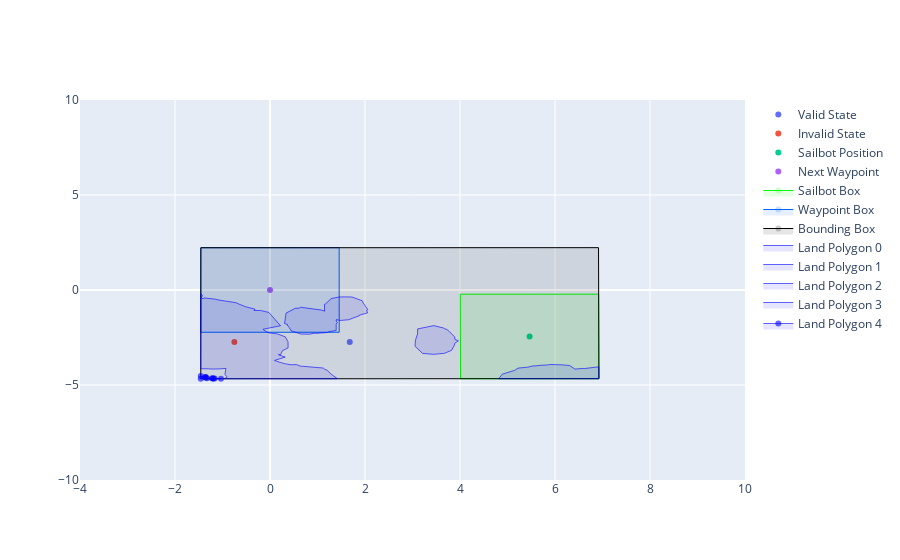

Here is the notebook cell this chart was saved with:
### Markdown cell above
Visual Verification of Creating Land Object

### Code cell
LAND = load_pkl("/workspaces/sailbot_workspace/src/local_pathfinding/land/pkl/land.pkl")

reference_point = HelperLatLon(latitude=49.239657, longitude=-123.937798)
sailbot_position = HelperLatLon(latitude=49.217641, longitude=-123.862782)
bbox_buffer_amount = 0.02

sailbot_box = Point(sailbot_position.longitude, sailbot_position.latitude).buffer(
    bbox_buffer_amount, cap_style=3, join_style=2
)
waypoint_box = Point(reference_point.longitude, reference_point.latitude).buffer(
    bbox_buffer_amount, cap_style=3, join_style=2
)

state_space_latlon = box(*MultiPolygon([sailbot_box, waypoint_box]).bounds)

# create the land object
land = Land(
    reference=reference_point,
    sailbot_position=sailbot_position,
    all_land_data=LAND,
    state_space_latlon=state_space_latlon,
)

sailbot_box_xy = latlon_polygon_list_to_xy_polygon_list([sailbot_box], reference_point)[0]
waypoint_box_xy = latlon_polygon_list_to_xy_polygon_list([waypoint_box], reference_point)[0]
state_space_xy = latlon_polygon_list_to_xy_polygon_list([state_space_latlon], reference_point)[0]

# Choose some states for visual inspection
valid_state = HelperLatLon(latitude=49.21503, longitude=-123.91475)
invalid_state = HelperLatLon(latitude=49.21503, longitude=-123.9481)

# Extract coordinates for valid and invalid states
valid_state_x, valid_state_y = latlon_to_xy(reference_point, valid_state)
valid_state = go.Scatter(
    x=[valid_state_x],
    y=[valid_state_y],
    mode="markers",
    name="Valid State",
    fillcolor="green",
)

invalid_state_x, invalid_state_y = latlon_to_xy(reference_point, invalid_state)
invalid_state = go.Scatter(
    x=[invalid_state_x], y=[invalid_state_y], mode="markers", name="Invalid State", fillcolor="red"
)

fig1 = go.Figure(valid_state)
fig1.add_trace(invalid_state)

# add sailbot position to the plot
sailbot_x, sailbot_y = latlon_to_xy(reference_point, sailbot_position)
sailbot = go.Scatter(
    x=[sailbot_x],
    y=[sailbot_y],
    mode="markers",
    name="Sailbot Position",
    fillcolor="rgba(0, 255, 0, 1)",
)
fig1.add_trace(sailbot)

# add next waypoint to the plot
waypoint_x, waypoint_y = latlon_to_xy(reference_point, reference_point)  # (0,0)
waypoint = go.Scatter(
    x=[waypoint_x],
    y=[waypoint_y],
    mode="markers",
    name="Next Waypoint",
    fillcolor="rgba(0, 100, 255, 1)",
)
fig1.add_trace(waypoint)

# add sailbot box to the plot
sailbot_box_x, sailbot_box_y = np.array(sailbot_box_xy.exterior.coords.xy)
sailbot_box = go.Scatter(
    x=sailbot_box_x,
    y=sailbot_box_y,
    fill="toself",
    name="Sailbot Box",
    fillcolor="rgba(0, 255, 0, 0.1)",
    line=dict(width=1, color="rgba(0, 255, 0, 1)"),
    marker=dict(opacity=0),
)
fig1.add_trace(sailbot_box)

# add waypoint box to the plot
waypoint_box_x, waypoint_box_y = np.array(waypoint_box_xy.exterior.coords.xy)
waypoint_box = go.Scatter(
    x=waypoint_box_x,
    y=waypoint_box_y,
    fill="toself",
    name="Waypoint Box",
    fillcolor="rgba(0, 100, 255, 0.1)",
    line=dict(width=1, color="rgba(0, 100, 255, 1)"),
    marker=dict(opacity=0),
)
fig1.add_trace(waypoint_box)

# add bounding box to the plot
bbox_x, bbox_y = np.array(state_space_xy.exterior.coords.xy)
bbox = go.Scatter(
    x=bbox_x,
    y=bbox_y,
    fill="toself",
    name="Bounding Box",
    fillcolor="rgba(0, 0, 0, 0.1)",
    line=dict(width=1, color="rgba(0, 0, 0, 1)"),
    marker=dict(opacity=0),
)
fig1.add_trace(bbox)

# Extract exterior coordinates for the land collision zone
if land.collision_zone is not None:
    polygons = land.collision_zone.geoms
    for i, polygon in enumerate(polygons):
        x, y = np.array(polygon.exterior.coords.xy)
        x = np.array(x)
        y = np.array(y)
        land = go.Scatter(
            x=x,
            y=y,
            fill="toself",
            name=f"Land Polygon {i}",
            fillcolor="rgba(0, 0, 255, 0.1)",  # Fill color: Red with 50% opacity
            line=dict(
                color="rgba(0, 0, 255, 0.6)", width=1
            ),  # Border color: Black  # Border width
        )
        fig1.add_trace(land)

fig1.update_layout(yaxis_range=[-10, 10], xaxis_range=[-4, 10])
fig1

### Figure 1 — Plotly figure (JSON) as saved in the notebook; plotly's stock layout.template omitted (floating-point values rounded to 4 significant figures)
{"data": [{"fillcolor": "green", "mode": "markers", "name": "Valid State", "type": "scatter", "x": [1.679], "y": [-2.739]}, {"fillcolor": "red", "mode": "markers", "name": "Invalid State", "type": "scatter", "x": [-0.7506], "y": [-2.739]}, {"fillcolor": "rgba(0, 255, 0, 1)", "mode": "markers", "name": "Sailbot Position", "type": "scatter", "x": [5.465], "y": [-2.446]}, {"fillcolor": "rgba(0, 100, 255, 1)", "mode": "markers", "name": "Next Waypoint", "type": "scatter", "x": [0], "y": [0]}, {"fill": "toself", "fillcolor": "rgba(0, 255, 0, 0.1)", "line": {"color": "rgba(0, 255, 0, 1)", "width": 1}, "marker": {"opacity": 0}, "name": "Sailbot Box", "type": "scatter", "x": [6.919, 6.925, 4.01, 4.006, 6.919], "y": [-0.2199, -4.668, -4.671, -0.2228, -0.2199]}, {"fill": "toself", "fillcolor": "rgba(0, 100, 255, 0.1)", "line": {"color": "rgba(0, 100, 255, 1)", "width": 1}, "marker": {"opacity": 0}, "name": "Waypoint Box", "type": "scatter", "x": [1.456, 1.457, -1.457, -1.456, 1.456], "y": [2.224, -2.224, -2.224, 2.224, 2.224]}, {"fill": "toself", "fillcolor": "rgba(0, 0, 0, 0.1)", "line": {"color": "rgba(0, 0, 0, 1)", "width": 1}, "marker": {"opacity": 0}, "name": "Bounding Box", "type": "scatter", "x": [6.925, 6.916, -1.456, -1.458, 6.925], "y": [-4.668, 2.229, 2.224, -4.673, -4.668]}, {"fill": "toself", "fillcolor": "rgba(0, 0, 255, 0.1)", "line": {"color": "rgba(0, 0, 255, 0.6)", "width": 1}, "name": "Land Polygon 0", "type": "scatter", "x": [4.891, 5.087, 5.106, 5.113, 5.153, 5.154, 5.22, 5.365, 5.376, 5.421, 5.538, 5.568, 5.591, 5.601, 5.689, 5.716, 5.728, 5.765, 5.838, 5.844, 5.889, 5.95, 5.961, 6.058, 6.08, 6.094, 6.151, 6.309, 6.42, 6.434, 6.497, 6.497, 6.576, 6.616, 6.62, 6.668, 6.675, 6.706, 6.721, 6.799, 6.871, 6.908, 6.921, 6.924, 6.925, 4.815, 4.891], "y": [-4.427, -4.28, -4.284, -4.28, -4.228, -4.227, -4.111, -4.084, -4.077, -4.063, -3.995, -4.005, -4.0, -3.993, -3.963, -3.965, -3.961, -3.96, -3.944, -3.945, -3.92, -3.935, -3.933, -3.931, -3.937, -3.935, -3.938, -3.976, -4.164, -4.157, -4.148, -4.148, -4.129, -4.135, -4.134, -4.129, -4.127, -4.121, -4.108, -4.071, -4.051, -4.048, -4.043, -4.042, -4.668, -4.671, -4.427]}, {"fill": "toself", "fillcolor": "rgba(0, 0, 255, 0.1)", "line": {"color": "rgba(0, 0, 255, 0.6)", "width": 1}, "name": "Land Polygon 1", "type": "scatter", "x": [3.063, 3.073, 3.075, 3.079, 3.08, 3.103, 3.106, 3.108, 3.45, 3.663, 3.678, 3.724, 3.756, 3.778, 3.89, 3.891, 3.967, 3.888, 3.881, 3.823, 3.676, 3.543, 3.5, 3.444, 3.211, 3.166, 3.125, 3.096, 3.054, 3.058, 3.061, 3.063, 3.063], "y": [-2.638, -2.575, -2.536, -2.507, -2.493, -2.319, -2.311, -2.048, -1.875, -2.006, -2.042, -2.079, -2.18, -2.191, -2.473, -2.599, -2.672, -2.813, -2.907, -3.173, -3.33, -3.376, -3.364, -3.387, -3.336, -3.222, -3.166, -3.082, -2.96, -2.799, -2.701, -2.689, -2.638]}, {"fill": "toself", "fillcolor": "rgba(0, 0, 255, 0.1)", "line": {"color": "rgba(0, 0, 255, 0.6)", "width": 1}, "name": "Land Polygon 2", "type": "scatter", "x": [0.3074, 0.3378, 0.5302, 0.6176, 0.6421, 0.9051, 0.9193, 1.013, 1.087, 1.149, 1.148, 1.137, 1.148, 1.146, 1.172, 1.29, 1.457, 1.54, 1.616, 1.618, 1.725, 1.921, 1.927, 1.942, 1.964, 2.061, 2.033, 2.056, 1.878, 1.878, 1.655, 1.574, 1.485, 1.39, 1.394, 1.394, 1.417, 1.394, 1.393, 1.218, 1.206, 1.119, 1.083, 1.059, 0.9642, 0.9446, 0.8287, 0.6541, 0.4421, 0.427, 0.4114, 0.406, 0.3716, 0.3707, 0.3074], "y": [-1.768, -1.216, -0.9644, -0.9523, -0.9069, -0.9817, -0.9781, -1.013, -1.056, -1.117, -1.077, -1.041, -1.016, -0.7604, -0.723, -0.4502, -0.3668, -0.3493, -0.3611, -0.3623, -0.3689, -0.5344, -0.5553, -0.5662, -0.6903, -1.038, -1.076, -1.201, -1.328, -1.357, -1.565, -1.59, -1.603, -1.559, -1.566, -1.635, -1.713, -1.798, -2.128, -2.209, -2.238, -2.255, -2.272, -2.266, -2.284, -2.273, -2.326, -2.32, -2.147, -2.031, -1.997, -1.973, -1.888, -1.819, -1.768]}, {"fill": "toself", "fillcolor": "rgba(0, 0, 255, 0.1)", "line": {"color": "rgba(0, 0, 255, 0.6)", "width": 1}, "name": "Land Polygon 3", "type": "scatter", "x": [-1.424, -1.445, -1.422, -1.427, -1.378, -1.275, -1.232, -1.151, -1.097, -0.9809, -0.9478, -0.8114, -0.7165, -0.671, -0.5164, -0.5119, -0.3151, -0.337, -0.2016, -0.025, 0.2215, -0.1486, -0.1302, -0.09281, -0.0737, -0.05274, -0.02816, -0.0271, 0.1532, 0.3231, 0.379, 0.381, 0.26, 0.2229, 0.1778, 0.3202, 0.09552, 0.1079, 0.1661, 0.1937, 0.2214, 0.2536, 0.2558, 0.3044, 0.3436, 0.36, 0.4137, 0.4432, 0.5551, 0.6205, 0.6498, 0.6871, 0.7467, 0.7994, 0.829, 0.9516, 1.12, 1.151, 1.195, 1.287, 1.288, 1.288, 1.293, 1.416, 1.412, -0.9602, -0.9217, -0.901, -0.9496, -0.9404, -0.9275, -1.048, -1.106, -1.168, -1.191, -1.247, -1.281, -1.295, -1.372, -1.39, -1.427, -1.457, -1.456, -1.424], "y": [-0.2874, -0.41, -0.4467, -0.456, -0.4198, -0.4427, -0.4472, -0.4829, -0.5207, -0.5541, -0.5911, -0.6099, -0.6692, -0.7244, -0.8666, -0.8819, -1.008, -1.077, -1.077, -1.178, -1.883, -2.068, -2.108, -2.152, -2.188, -2.21, -2.255, -2.254, -2.31, -2.466, -2.721, -3.048, -3.197, -3.404, -3.405, -3.532, -3.706, -3.721, -3.763, -3.795, -3.815, -3.851, -3.852, -3.876, -3.892, -3.901, -3.92, -3.935, -3.926, -4.008, -4.014, -4.014, -4.024, -4.046, -4.044, -4.046, -4.107, -4.174, -4.211, -4.43, -4.43, -4.431, -4.444, -4.66, -4.673, -4.673, -4.599, -4.568, -4.454, -4.164, -4.125, -4.15, -4.165, -4.166, -4.16, -4.158, -4.143, -4.149, -4.144, -4.141, -4.145, -4.146, -0.1935, -0.2874]}, {"fill": "toself", "fillcolor": "rgba(0, 0, 255, 0.1)", "line": {"color": "rgba(0, 0, 255, 0.6)", "width": 1}, "name": "Land Polygon 4", "type": "scatter", "x": [-1.36, -1.352, -1.324, -1.217, -1.207, -1.191, -1.165, -1.031, -1.458, -1.458, -1.36], "y": [-4.582, -4.614, -4.642, -4.65, -4.652, -4.654, -4.657, -4.673, -4.673, -4.527, -4.582]}], "layout": {"xaxis": {"range": [-4, 10]}, "yaxis": {"range": [-10, 10]}}}
